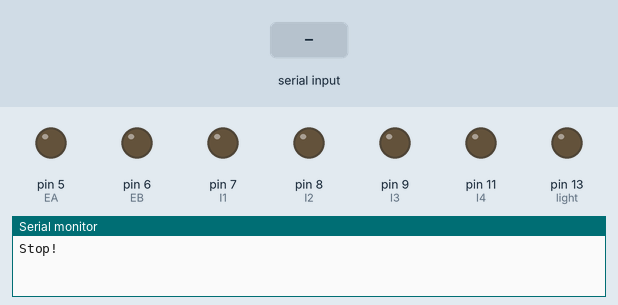
Simulated run of this sketch. Board: Arduino Uno, built with avr-gcc and run on an emulated ATmega328P. Shown: output pins drawn as LEDs (lit = HIGH), the last lines printed to the serial monitor. The test bench sets the inputs (shaded band).

Above: at 1.2 s.
1.3 s: "b" received over Serial
At 2.2 s:
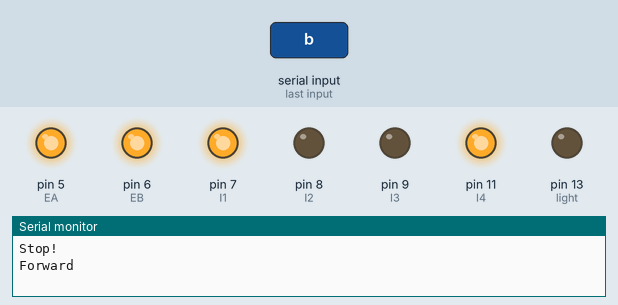
2.8 s: "f" received over Serial
At 3.4 s:
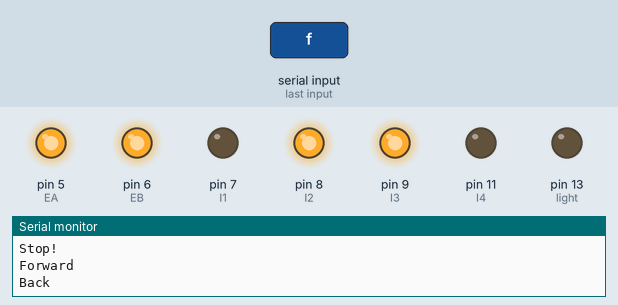
4.3 s: "l" received over Serial
At 5.5 s:
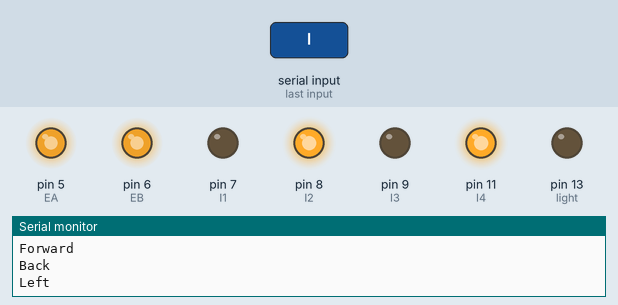
5.8 s: "r" received over Serial
At 6.8 s:
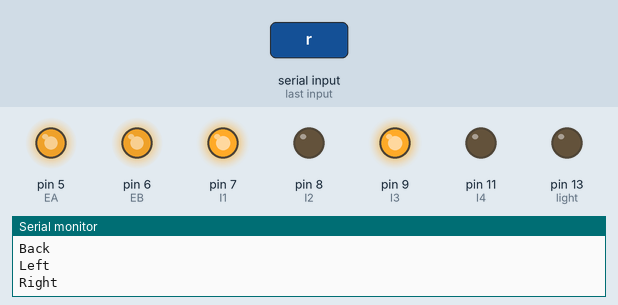
7.3 s: "a" received over Serial
At 8.0 s:
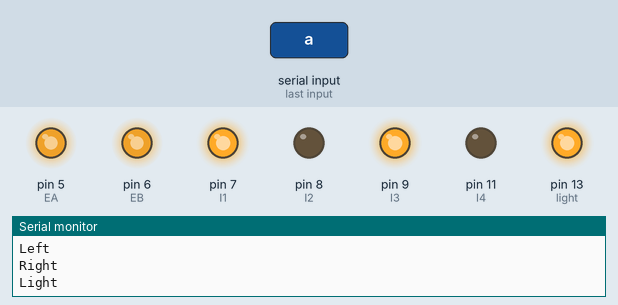
8.8 s: "s" received over Serial
At 9.1 s:
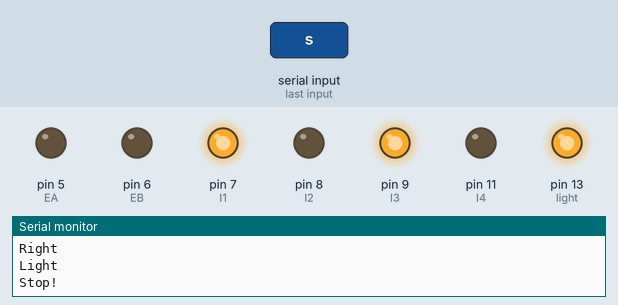
Timing chart, 0 to 11.3 s (numbered marks = the images above; inputs shaded):
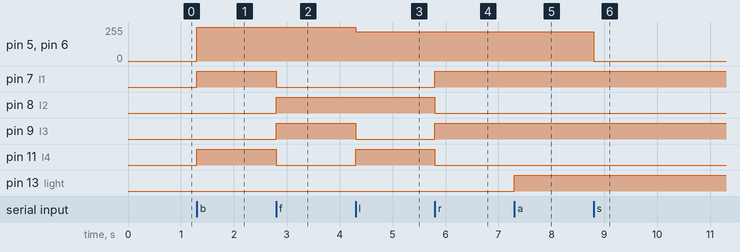

Measured:
- after the input at 1.3 s, pin 5 (EA), pin 6 (EB): 0/255 → 255/255 at once; pin 7 (I1), pin 11 (I4): LOW → HIGH at once
- after the input at 2.8 s, pin 7 (I1), pin 11 (I4): HIGH → LOW at once; pin 8 (I2), pin 9 (I3): LOW → HIGH at once
- after the input at 4.3 s, pin 5 (EA), pin 6 (EB): 255/255 → 220/255 at once; pin 9 (I3): HIGH → LOW at once; pin 11 (I4): LOW → HIGH at once
- after the input at 5.8 s, pin 7 (I1), pin 9 (I3): LOW → HIGH at once; pin 8 (I2), pin 11 (I4): HIGH → LOW at once
- after the input at 7.3 s, pin 13 (light): LOW → HIGH at once
- after the input at 8.8 s, pin 5 (EA), pin 6 (EB): 220/255 → 0/255 at once

The sketch:

complete_buttons.ino
```cpp
//defining connections to the L298N H-Bridge controller.
// Numbers correspond to the pin on the Arduino.
#define EA 5 // motor 1
#define EB 6 // motor 2
#define I1 7
#define I2 8
#define I3 9
#define I4 11
#define light 13


unsigned char Speed = 220; //the speed when we are moving forward or backwards
bool state = LOW; //initialising starting state as off
char read_string;

void forward(){
  digitalWrite(EA,HIGH);
  digitalWrite(EB,HIGH);
  digitalWrite(I1,HIGH);
  digitalWrite(I2,LOW);
  digitalWrite(I3,LOW);
  digitalWrite(I4,HIGH);
  Serial.println("Forward");
}

void back(){
  digitalWrite(EA,HIGH);
  digitalWrite(EB,HIGH);
  digitalWrite(I1,LOW);
  digitalWrite(I2,HIGH);
  digitalWrite(I3,HIGH);
  digitalWrite(I4,LOW);
  Serial.println("Back");
}

void left(){
  analogWrite(EA,Speed);
  analogWrite(EB,Speed);
  digitalWrite(I1,LOW);
  digitalWrite(I2,HIGH);
  digitalWrite(I3,LOW);
  digitalWrite(I4,HIGH);
  Serial.println("Left");
}

void right(){
  analogWrite(EA,Speed);
  analogWrite(EB,Speed);
  digitalWrite(I1,HIGH);
  digitalWrite(I2,LOW);
  digitalWrite(I3,HIGH);
  digitalWrite(I4,LOW);
  Serial.println("Right");
}

void stop(){
  digitalWrite(EA,LOW);
  digitalWrite(EB,LOW);
  Serial.println("Stop!");
}

void stateChange(){
  state = !state;
  digitalWrite(light, state);
  Serial.println("Light");
}

void setup() {
  Serial.begin(9600);
  pinMode(light, OUTPUT);
  pinMode(I1,OUTPUT);
  pinMode(I2,OUTPUT);
  pinMode(I3,OUTPUT);
  pinMode(I4,OUTPUT);
  pinMode(EA,OUTPUT);
  pinMode(EB,OUTPUT);
  stop();
}

void loop() {
  read_string = Serial.read();
  switch(read_string){
    case 'b': forward(); break;
    case 'f': back();   break;
    case 'l': left();   break;
    case 'r': right();  break;
    case 's': stop();   break;
    case 'a': stateChange(); break;
    default:  break;
  }
}
```
